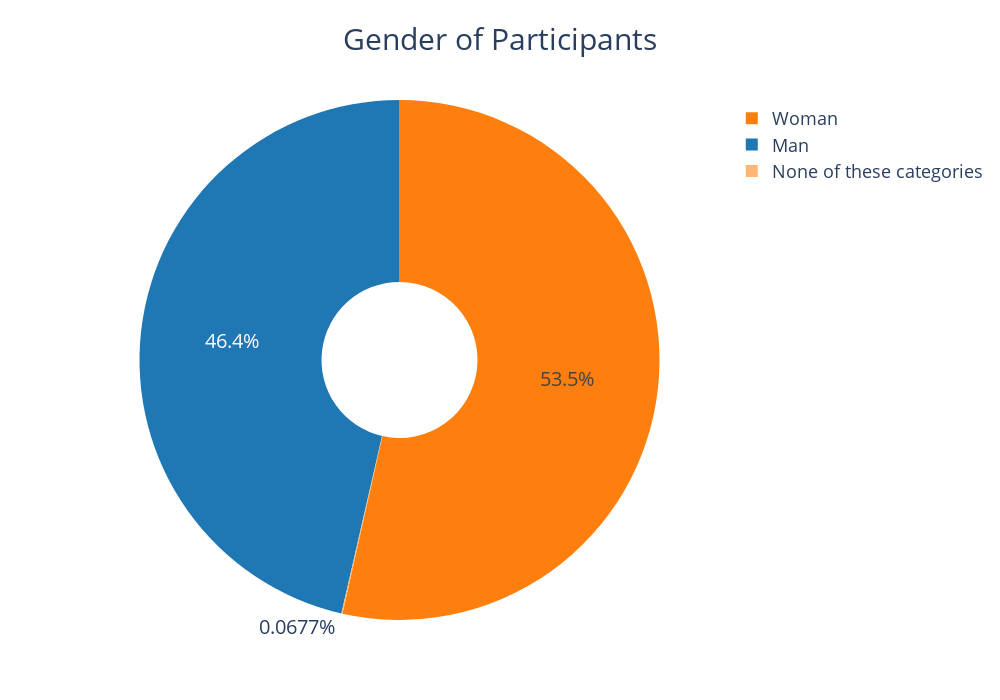

Source (notebook cell):
### Code cell
fig = px.pie(gender.value_counts(), names=['Woman','Man','None of these categories'], values=gender.value_counts(), title='Gender Distribution',hole=0.3,labels={'value':'Count'},color_discrete_sequence=['#ff7f0e', '#1f77b4'],width=1000,height=700)
fig.update_layout(yaxis_title="Percentage",title_text="Gender of Participants",title_x=0.5,title_font_size=30,legend={'font': {'size': 18}},font=dict(size=18))
fig.update_traces(
    textfont={'size': 20},  # Inside text font size
    hovertemplate='<b>%{label}</b>: %{value}<br>(%{percent})',  # Customize hover info
)
fig.show()

### Figure 1 — Plotly figure (JSON) as saved in the notebook; plotly's stock layout.template omitted (floating-point values rounded to 4 significant figures)
{"data": [{"domain": {"x": [0, 1], "y": [0, 1]}, "hole": 0.3, "hovertemplate": "<b>%{label}</b>: %{value}<br>(%{percent})", "labels": ["Woman", "Man", "None of these categories"], "legendgroup": "", "name": "", "showlegend": true, "textfont": {"size": 20}, "type": "pie", "values": [14220, 12331, 18]}], "layout": {"font": {"size": 18}, "height": 700, "legend": {"font": {"size": 18}, "tracegroupgap": 0}, "piecolorway": ["#ff7f0e", "#1f77b4"], "title": {"font": {"size": 30}, "text": "Gender of Participants", "x": 0.5}, "width": 1000, "yaxis": {"title": {"text": "Percentage"}}}}
